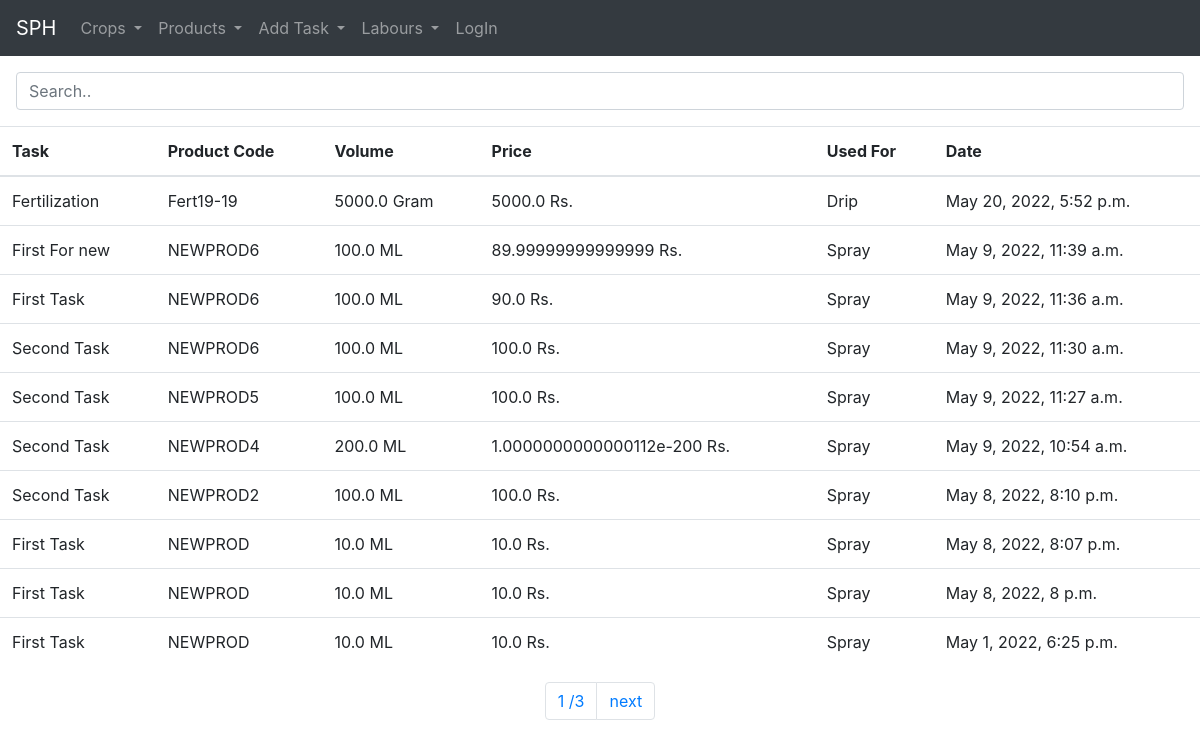
The page /used_products_list/ on the database its author committed.
### home/models.py (models this page shows, shortened)
class OutwardProduct(models.Model):
    user = models.ForeignKey(User, on_delete=models.SET_NULL, null=True, blank=True)
    task = models.ForeignKey(Task, on_delete=models.SET_NULL, null=True, blank=True)
    code = models.ForeignKey(Product, on_delete=models.SET_NULL, null=True, blank=True)
    volume_outwarded = models.FloatField(default=0, null=True, blank=True)
    used_for = models.CharField(max_length=100, blank=True, null=True)
    price = models.FloatField(default=0, null=True, blank=True)
    used_date = models.DateTimeField(auto_now_add=True, null=True, blank=True)

class Task(models.Model):
    user = models.ForeignKey(User, on_delete=models.SET_NULL, null=True, blank=True)
    crop = models.ForeignKey(Crop, on_delete=models.SET_NULL, null=True, blank=True)
    title = models.CharField(max_length=1080)
    description = models.TextField()
    def __str__(self):
        return self.title

class Product(models.Model):
    user = models.ForeignKey(User, on_delete=models.SET_NULL, null=True, blank=True)
    product_code = models.CharField(max_length=200, null=True, blank=True, unique=True)
    product_name = models.CharField(max_length=200, null=True, blank=True)
    product_description = models.TextField(null=True, blank=True)
    product_type = models.CharField(max_length=2, blank=True, null=True)
    product_category = models.ForeignKey(ProductCategory, on_delete=models.SET_NULL, null=True, blank=True)
    volume = models.FloatField(default=0, null=True, blank=True)
    price = models.FloatField(default=0, null=True, blank=True)
    created_at = models.DateTimeField(auto_now_add=True, null=True, blank=True)
    def __str__(self) -> str:
        return str(self.product_code)

### home/views.py (the view)
# urls.py: path('used_products_list/', views.get_used_products, name='used_products'),
def get_used_products(request):
    products = OutwardProduct.objects.all().order_by('-used_date')
    paginator = Paginator(products, 10)
    page_number = request.GET.get('page')
    page_obj = paginator.get_page(page_number)
    return render(request, 'used_products_list.html', {'page_obj': page_obj})

### templates/used_products_list.html (shortened to what this page needs)
{% extends 'base.html' %}
{% block content %}
<div class="m-3">
<input class="form-control" id="myInput" type="text" placeholder="Search..">
</div>
    <table class="mt-3 table table-responsive-md">
        <thead>
        <tr>
            <th>Task</th>
            <th>Product Code</th>
            <th>Volume</th>
            <th>Price</th>
            <th>Used For</th>
            <th>Date</th>
        </tr>
        </thead>
        <tbody id="productsTable">
        {% for product in page_obj %}
        <tr>
            <td> {{ product.task }}</td>
            <td> {{ product.code }}</td>
          <td> {{ product.volume_outwarded }} {% if product.code.product_type == 'L' %}ML {% else %} Gram {% endif %}</td>
            <td>{{ product.price }} Rs. </td>
            <td>{{ product.used_for }}</td>
          <td> {{ product.used_date }}</td>
        </tr>
        {% endfor %}
        </tbody>
    </table>
<ul class="pagination justify-content-center">
    <li class="page-item"><p class="page-link">{{ page_obj.number }} /{{ page_obj.paginator.num_pages }}</p></li>
    {% if page_obj.has_next %}
    <li class="page-item"><a class="page-link" href="?page={{ page_obj.next_page_number }}">next</a></li>
        {% endif %}
</ul>
{% endblock %}

### rows shown on the page
OutwardProduct: task "Fertilization", code "Fert19-19", volume_outwarded "5000.0", shows "Gram", price "5000.0", used_for "Drip", used_date "May 20, 2022, 5:52 p.m."
OutwardProduct: task "First For new", code "NEWPROD6", volume_outwarded "100.0", shows "ML", price "89.99999999999999", used_for "Spray", used_date "May 9, 2022, 11:39 a.m."
OutwardProduct: task "First Task", code "NEWPROD6", volume_outwarded "100.0", shows "ML", price "90.0", used_for "Spray", used_date "May 9, 2022, 11:36 a.m."
OutwardProduct: task "Second Task", code "NEWPROD6", volume_outwarded "100.0", shows "ML", price "100.0", used_for "Spray", used_date "May 9, 2022, 11:30 a.m."
OutwardProduct: task "Second Task", code "NEWPROD5", volume_outwarded "100.0", shows "ML", price "100.0", used_for "Spray", used_date "May 9, 2022, 11:27 a.m."
OutwardProduct: task "Second Task", code "NEWPROD4", volume_outwarded "200.0", shows "ML", price "1.0000000000000112e-200", used_for "Spray", used_date "May 9, 2022, 10:54 a.m."
OutwardProduct: task "Second Task", code "NEWPROD2", volume_outwarded "100.0", shows "ML", price "100.0", used_for "Spray", used_date "May 8, 2022, 8:10 p.m."
OutwardProduct: task "First Task", code "NEWPROD", volume_outwarded "10.0", shows "ML", price "10.0", used_for "Spray", used_date "May 8, 2022, 8:07 p.m."
OutwardProduct: task "First Task", code "NEWPROD", volume_outwarded "10.0", shows "ML", price "10.0", used_for "Spray", used_date "May 8, 2022, 8 p.m."
OutwardProduct: task "First Task", code "NEWPROD", volume_outwarded "10.0", shows "ML", price "10.0", used_for "Spray", used_date "May 1, 2022, 6:25 p.m."

### other values the page prints
{{ page_obj.number }} "1"
{{ page_obj.paginator.num_pages }} "3"
